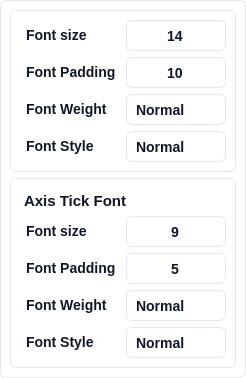
          <widget class="QFrame" name="qt_frame_buffer_group_2">
           <property name="layoutDirection">
            <enum>Qt::LeftToRight</enum>
           </property>
           <property name="autoFillBackground">
            <bool>false</bool>
           </property>
           <property name="styleSheet">
            <string notr="true">box-sizing: border-box;
display: flex;
flex-direction: column;
align-items: flex-start;
gap: 25px;
background: #FFFFFF;
border: 1px solid #E2E8F0; /* slate/200 */
border-radius: 6px;</string>
           </property>
           <property name="frameShape">
            <enum>QFrame::StyledPanel</enum>
           </property>
           <property name="frameShadow">
            <enum>QFrame::Raised</enum>
           </property>
           <layout class="QVBoxLayout" name="verticalLayout_15">
            <property name="spacing">
             <number>6</number>
            </property>
            <property name="leftMargin">
             <number>9</number>
            </property>
            <property name="topMargin">
             <number>9</number>
            </property>
            <property name="rightMargin">
             <number>9</number>
            </property>
            <property name="bottomMargin">
             <number>9</number>
            </property>
            <item>
             <widget class="QFrame" name="verticalFrame">
              <property name="styleSheet">
               <string notr="true">background: #FFFFFF;
border: 1px solid #E2E8F0; /* slate/200 */
border-radius: 6px;</string>
              </property>
              <layout class="QVBoxLayout" name="verticalLayout">
               <property name="leftMargin">
                <number>9</number>
               </property>
               <property name="topMargin">
                <number>9</number>
               </property>
               <property name="rightMargin">
                <number>9</number>
               </property>
               <property name="bottomMargin">
                <number>9</number>
               </property>
               <item>
                <layout class="QHBoxLayout" name="horizontalLayout_44" stretch="1,1">
                 <property name="leftMargin">
                  <number>0</number>
                 </property>
                 <property name="topMargin">
                  <number>0</number>
                 </property>
                 <property name="rightMargin">
                  <number>0</number>
                 </property>
                 <property name="bottomMargin">
                  <number>0</number>
                 </property>
                 <item>
                  <widget class="QLabel" name="label_54">
                   <property name="styleSheet">
                    <string notr="true"> 	border: none;
	color: #0F172A;  /* Text color */
    font-family: 'Segoe UI', sans-serif;  /* Font family */
    font-style: normal;  /* Font style */
    font-weight: 500;  /* Font weight */
    font-size: 14px;  /* Font size */
    line-height: 24px;  /* Line height */
    padding-left: 2px;  /* Padding */</string>
                   </property>
                   <property name="text">
                    <string>&lt;html&gt;&lt;head/&gt;&lt;body&gt;&lt;p&gt;Font size&lt;/p&gt;&lt;/body&gt;&lt;/html&gt;</string>
                   </property>
                  </widget>
                 </item>
                 <item>
                  <widget class="QDoubleSpinBox" name="qt_spinbox_axis_title_size">
                   <property name="sizePolicy">
                    <sizepolicy hsizetype="Minimum" vsizetype="Fixed">
                     <horstretch>0</horstretch>
                     <verstretch>0</verstretch>
                    </sizepolicy>
                   </property>
                   <property name="minimumSize">
                    <size>
                     <width>100</width>
                     <height>31</height>
                    </size>
                   </property>
                   <property name="maximumSize">
                    <size>
                     <width>250</width>
                     <height>31</height>
                    </size>
                   </property>
                   <property name="toolTip">
                    <string>&lt;html&gt;&lt;head/&gt;&lt;body&gt;&lt;p&gt;Axis Label Font Size&lt;/p&gt;&lt;/body&gt;&lt;/html&gt;</string>
                   </property>
                   <property name="styleSheet">
                    <string notr="true">QDoubleSpinBox {
	background: #FFFFFF;
	border: 1px solid #E2E8F0; /* slate/200 */
	border-radius: 6px;
	color: #0F172A;  /* Text color */
    font-family: 'Segoe UI', sans-serif;  /* Font family */
    font-style: normal;  /* Font style */
    font-weight: 500;  /* Font weight */
    font-size: 14px;  /* Font size */
}

QDoubleSpinBox:focus {
}

QDoubleSpinBox:disabled {
}

QDoubleSpinBox::up-button {
	background: #FFFFFF;
	border: none; 
	subcontrol-position: center right;
	padding-right: 10px;
}

QDoubleSpinBox::down-button {
	background: #FFFFFF;
	border: none;
	subcontrol-position: center left;
	padding-left: 10px;
}

QDoubleSpinBox::up-arrow {
	image: url(:/ui/qt/resources/buttons/add_icon.png);
	width: 20px;
    height: 20px;
}

QDoubleSpinBox::down-arrow {	
	image: url(:/ui/qt/resources/buttons/substract_icon.png);
	width: 20px;
    height: 20px;
}

QDoubleSpinBox::up-arrow:disabled, QSpinBox::up-arrow:off {
}

QDoubleSpinBox::down-arrow:disabled, QSpinBox::down-arrow:off {
}</string>
                   </property>
                   <property name="alignment">
                    <set>Qt::AlignCenter</set>
                   </property>
                   <property name="decimals">
                    <number>0</number>
                   </property>
                   <property name="minimum">
                    <double>1.000000000000000</double>
                   </property>
                   <property name="maximum">
                    <double>200.000000000000000</double>
                   </property>
                   <property name="singleStep">
                    <double>1.000000000000000</double>
                   </property>
                   <property name="value">
                    <double>14.000000000000000</double>
                   </property>
                  </widget>
                 </item>
                </layout>
               </item>
               <item>
                <layout class="QHBoxLayout" name="horizontalLayout_51" stretch="1,1">
                 <property name="leftMargin">
                  <number>0</number>
                 </property>
                 <property name="topMargin">
                  <number>0</number>
                 </property>
                 <property name="rightMargin">
                  <number>0</number>
                 </property>
                 <property name="bottomMargin">
                  <number>0</number>
                 </property>
                 <item>
                  <widget class="QLabel" name="label_55">
                   <property name="styleSheet">
                    <string notr="true"> 	border: none;
	color: #0F172A;  /* Text color */
    font-family: 'Segoe UI', sans-serif;  /* Font family */
    font-style: normal;  /* Font style */
    font-weight: 500;  /* Font weight */
    font-size: 14px;  /* Font size */
    line-height: 24px;  /* Line height */
    padding-left: 2px;  /* Padding */</string>
                   </property>
                   <property name="text">
                    <string>&lt;html&gt;&lt;head/&gt;&lt;body&gt;&lt;p&gt;Font Padding&lt;/p&gt;&lt;/body&gt;&lt;/html&gt;</string>
                   </property>
                  </widget>
                 </item>
                 <item>
                  <widget class="QDoubleSpinBox" name="qt_spinbox_axis_title_padding">
                   <property name="sizePolicy">
                    <sizepolicy hsizetype="Minimum" vsizetype="Fixed">
                     <horstretch>0</horstretch>
                     <verstretch>0</verstretch>
                    </sizepolicy>
                   </property>
                   <property name="minimumSize">
                    <size>
                     <width>100</width>
                     <height>31</height>
                    </size>
                   </property>
                   <property name="maximumSize">
                    <size>
                     <width>250</width>
                     <height>31</height>
                    </size>
                   </property>
                   <property name="toolTip">
                    <string>&lt;html&gt;&lt;head/&gt;&lt;body&gt;&lt;p&gt;Axis Label Padding&lt;/p&gt;&lt;/body&gt;&lt;/html&gt;</string>
                   </property>
                   <property name="styleSheet">
                    <string notr="true">QDoubleSpinBox {
	background: #FFFFFF;
	border: 1px solid #E2E8F0; /* slate/200 */
	border-radius: 6px;
	color: #0F172A;  /* Text color */
    font-family: 'Segoe UI', sans-serif;  /* Font family */
    font-style: normal;  /* Font style */
    font-weight: 500;  /* Font weight */
    font-size: 14px;  /* Font size */
}

QDoubleSpinBox:focus {
}

QDoubleSpinBox:disabled {
}

QDoubleSpinBox::up-button {
	background: #FFFFFF;
	border: none; 
	subcontrol-position: center right;
	padding-right: 10px;
}

QDoubleSpinBox::down-button {
	background: #FFFFFF;
	border: none;
	subcontrol-position: center left;
	padding-left: 10px;
}

QDoubleSpinBox::up-arrow {
	image: url(:/ui/qt/resources/buttons/add_icon.png);
	width: 20px;
    height: 20px;
}

QDoubleSpinBox::down-arrow {	
	image: url(:/ui/qt/resources/buttons/substract_icon.png);
	width: 20px;
    height: 20px;
}

QDoubleSpinBox::up-arrow:disabled, QSpinBox::up-arrow:off {
}

QDoubleSpinBox::down-arrow:disabled, QSpinBox::down-arrow:off {
}</string>
                   </property>
                   <property name="alignment">
                    <set>Qt::AlignCenter</set>
                   </property>
                   <property name="decimals">
                    <number>0</number>
                   </property>
                   <property name="minimum">
                    <double>1.000000000000000</double>
                   </property>
                   <property name="maximum">
                    <double>200.000000000000000</double>
                   </property>
                   <property name="singleStep">
                    <double>1.000000000000000</double>
                   </property>
                   <property name="value">
                    <double>10.000000000000000</double>
                   </property>
                  </widget>
                 </item>
                </layout>
               </item>
               <item>
                <layout class="QHBoxLayout" name="horizontalLayout_63" stretch="1,1">
                 <property name="leftMargin">
                  <number>0</number>
                 </property>
                 <property name="topMargin">
                  <number>0</number>
                 </property>
                 <property name="rightMargin">
                  <number>0</number>
                 </property>
                 <property name="bottomMargin">
                  <number>0</number>
                 </property>
                 <item>
                  <widget class="QLabel" name="label_56">
                   <property name="styleSheet">
                    <string notr="true"> 	border: none;
	color: #0F172A;  /* Text color */
    font-family: 'Segoe UI', sans-serif;  /* Font family */
    font-style: normal;  /* Font style */
    font-weight: 500;  /* Font weight */
    font-size: 14px;  /* Font size */
    line-height: 24px;  /* Line height */
    padding-left: 2px;  /* Padding */</string>
                   </property>
                   <property name="text">
                    <string>&lt;html&gt;&lt;head/&gt;&lt;body&gt;&lt;p&gt;Font Weight&lt;/p&gt;&lt;/body&gt;&lt;/html&gt;</string>
                   </property>
                  </widget>
                 </item>
                 <item>
                  <widget class="QComboBox" name="qt_combo_axis_font_weight">
                   <property name="minimumSize">
                    <size>
                     <width>100</width>
                     <height>31</height>
                    </size>
                   </property>
                   <property name="maximumSize">
                    <size>
                     <width>250</width>
                     <height>16777215</height>
                    </size>
                   </property>
                   <property name="styleSheet">
                    <string notr="true">QComboBox {
	background: #FFFFFF;
	border: 1px solid #E2E8F0; /* slate/200 */
	border-radius: 6px;
	padding-left: 9px;
	color: #0F172A;  /* Text color */
    font-family: 'Segoe UI', sans-serif;  /* Font family */
    font-style: normal;  /* Font style */
    font-weight: 500;  /* Font weight */
    font-size: 14px;  /* Font size */
}

/* Drop-down button */
QComboBox::drop-down {
    border: none;	
}

/* Down arrow */
QComboBox::down-arrow {
    image: url(:/ui/qt/resources/checkbox/down_icon.png);
	padding-right: 12px;
}

/* Down arrow when disabled */
QComboBox::down-arrow:disabled {
}

/* Drop-down items */
QComboBox QAbstractItemView {
    border: 1px solid #E2E8F0; /* slate/200 */
    selection-background-color: #F1F5F9;
}

/* Individual items */
QComboBox::item {
    background-color: white;
    color: #0F172A;
}</string>
                   </property>
                   <property name="currentIndex">
                    <number>1</number>
                   </property>
                   <item>
                    <property name="text">
                     <string>Light</string>
                    </property>
                   </item>
                   <item>
                    <property name="text">
                     <string>Normal</string>
                    </property>
                   </item>
                   <item>
                    <property name="text">
                     <string>Bold</string>
                    </property>
                   </item>
                  </widget>
                 </item>
                </layout>
               </item>
               <item>
                <layout class="QHBoxLayout" name="horizontalLayout_64" stretch="1,1">
                 <property name="leftMargin">
                  <number>0</number>
                 </property>
                 <property name="topMargin">
                  <number>0</number>
                 </property>
                 <property name="rightMargin">
                  <number>0</number>
                 </property>
                 <property name="bottomMargin">
                  <number>0</number>
                 </property>
                 <item>
                  <widget class="QLabel" name="label_57">
                   <property name="styleSheet">
                    <string notr="true"> 	border: none;
	color: #0F172A;  /* Text color */
    font-family: 'Segoe UI', sans-serif;  /* Font family */
    font-style: normal;  /* Font style */
    font-weight: 500;  /* Font weight */
    font-size: 14px;  /* Font size */
    line-height: 24px;  /* Line height */
    padding-left: 2px;  /* Padding */</string>
                   </property>
                   <property name="text">
                    <string>&lt;html&gt;&lt;head/&gt;&lt;body&gt;&lt;p&gt;Font Style&lt;/p&gt;&lt;/body&gt;&lt;/html&gt;</string>
                   </property>
                  </widget>
                 </item>
                 <item>
                  <widget class="QComboBox" name="qt_combo_axis_font_style">
                   <property name="minimumSize">
                    <size>
                     <width>100</width>
                     <height>31</height>
                    </size>
                   </property>
                   <property name="maximumSize">
                    <size>
                     <width>250</width>
                     <height>16777215</height>
                    </size>
                   </property>
                   <property name="styleSheet">
                    <string notr="true">QComboBox {
	background: #FFFFFF;
	border: 1px solid #E2E8F0; /* slate/200 */
	border-radius: 6px;
	padding-left: 9px;
	color: #0F172A;  /* Text color */
    font-family: 'Segoe UI', sans-serif;  /* Font family */
    font-style: normal;  /* Font style */
    font-weight: 500;  /* Font weight */
    font-size: 14px;  /* Font size */

}

/* Drop-down button */
QComboBox::drop-down {
    border: none;	
}

/* Down arrow */
QComboBox::down-arrow {
    image: url(:/ui/qt/resources/checkbox/down_icon.png);
	padding-right: 12px;
}

/* Down arrow when disabled */
QComboBox::down-arrow:disabled {
}

/* Drop-down items */
QComboBox QAbstractItemView {
    border: 1px solid #E2E8F0; /* slate/200 */
    selection-background-color: #F1F5F9;
}

/* Individual items */
QComboBox::item {
    background-color: white;
    color: #0F172A;
}</string>
                   </property>
                   <property name="currentIndex">
                    <number>0</number>
                   </property>
                   <item>
                    <property name="text">
                     <string>Normal</string>
                    </property>
                   </item>
                   <item>
                    <property name="text">
                     <string>Italic</string>
                    </property>
                   </item>
                   <item>
                    <property name="text">
                     <string>Oblique</string>
                    </property>
                   </item>
                  </widget>
                 </item>
                </layout>
               </item>
              </layout>
             </widget>
            </item>
            <item>
             <widget class="QFrame" name="verticalFrame_8">
              <property name="styleSheet">
               <string notr="true">background: #FFFFFF;
border: 1px solid #E2E8F0; /* slate/200 */
border-radius: 6px;</string>
              </property>
              <layout class="QVBoxLayout" name="verticalLayout_11">
               <property name="leftMargin">
                <number>9</number>
               </property>
               <property name="topMargin">
                <number>9</number>
               </property>
               <property name="rightMargin">
                <number>9</number>
               </property>
               <property name="bottomMargin">
                <number>9</number>
               </property>
               <item>
                <widget class="QLabel" name="label_58">
                 <property name="styleSheet">
                  <string notr="true"> 	border: none;
	color: #0F172A;  /* Text color */
    font-family: 'Segoe UI', sans-serif;  /* Font family */
    font-style: normal;  /* Font style */
    font-weight: 500;  /* Font weight */
    font-size: 15px;  /* Font size */
    line-height: 24px;  /* Line height */
    padding-top: 4px;  /* Padding */</string>
                 </property>
                 <property name="text">
                  <string>&lt;html&gt;&lt;head/&gt;&lt;body&gt;&lt;p&gt;Axis Tick Font&lt;/p&gt;&lt;/body&gt;&lt;/html&gt;</string>
                 </property>
                </widget>
               </item>
               <item>
                <layout class="QHBoxLayout" name="horizontalLayout_47" stretch="1,1">
                 <property name="leftMargin">
                  <number>0</number>
                 </property>
                 <property name="topMargin">
                  <number>0</number>
                 </property>
                 <property name="rightMargin">
                  <number>0</number>
                 </property>
                 <property name="bottomMargin">
                  <number>0</number>
                 </property>
                 <item>
                  <widget class="QLabel" name="label_59">
                   <property name="styleSheet">
                    <string notr="true"> 	border: none;
	color: #0F172A;  /* Text color */
    font-family: 'Segoe UI', sans-serif;  /* Font family */
    font-style: normal;  /* Font style */
    font-weight: 500;  /* Font weight */
    font-size: 14px;  /* Font size */
    line-height: 24px;  /* Line height */
    padding-left: 2px;  /* Padding */</string>
                   </property>
                   <property name="text">
                    <string>&lt;html&gt;&lt;head/&gt;&lt;body&gt;&lt;p&gt;Font size&lt;/p&gt;&lt;/body&gt;&lt;/html&gt;</string>
                   </property>
                  </widget>
                 </item>
                 <item>
                  <widget class="QDoubleSpinBox" name="qt_spinbox_tick_size">
                   <property name="sizePolicy">
                    <sizepolicy hsizetype="Minimum" vsizetype="Fixed">
                     <horstretch>0</horstretch>
                     <verstretch>0</verstretch>
                    </sizepolicy>
                   </property>
                   <property name="minimumSize">
                    <size>
                     <width>100</width>
                     <height>31</height>
                    </size>
                   </property>
                   <property name="maximumSize">
                    <size>
                     <width>250</width>
                     <height>31</height>
                    </size>
                   </property>
                   <property name="toolTip">
                    <string>&lt;html&gt;&lt;head/&gt;&lt;body&gt;&lt;p&gt;Font Size&lt;/p&gt;&lt;/body&gt;&lt;/html&gt;</string>
                   </property>
                   <property name="styleSheet">
                    <string notr="true">QDoubleSpinBox {
	background: #FFFFFF;
	border: 1px solid #E2E8F0; /* slate/200 */
	border-radius: 6px;
	color: #0F172A;  /* Text color */
    font-family: 'Segoe UI', sans-serif;  /* Font family */
    font-style: normal;  /* Font style */
    font-weight: 500;  /* Font weight */
    font-size: 14px;  /* Font size */
}

QDoubleSpinBox:focus {
}

QDoubleSpinBox:disabled {
}

QDoubleSpinBox::up-button {
	background: #FFFFFF;
	border: none; 
	subcontrol-position: center right;
	padding-right: 10px;
}

QDoubleSpinBox::down-button {
	background: #FFFFFF;
	border: none;
	subcontrol-position: center left;
	padding-left: 10px;
}

QDoubleSpinBox::up-arrow {
	image: url(:/ui/qt/resources/buttons/add_icon.png);
	width: 20px;
    height: 20px;
}

QDoubleSpinBox::down-arrow {	
	image: url(:/ui/qt/resources/buttons/substract_icon.png);
	width: 20px;
    height: 20px;
}

QDoubleSpinBox::up-arrow:disabled, QSpinBox::up-arrow:off {
}

QDoubleSpinBox::down-arrow:disabled, QSpinBox::down-arrow:off {
}</string>
                   </property>
                   <property name="alignment">
                    <set>Qt::AlignCenter</set>
                   </property>
                   <property name="decimals">
                    <number>0</number>
                   </property>
                   <property name="minimum">
                    <double>1.000000000000000</double>
                   </property>
                   <property name="maximum">
                    <double>200.000000000000000</double>
                   </property>
                   <property name="singleStep">
                    <double>1.000000000000000</double>
                   </property>
                   <property name="value">
                    <double>9.000000000000000</double>
                   </property>
                  </widget>
                 </item>
                </layout>
               </item>
               <item>
                <layout class="QHBoxLayout" name="horizontalLayout_65" stretch="1,1">
                 <property name="leftMargin">
                  <number>0</number>
                 </property>
                 <property name="topMargin">
                  <number>0</number>
                 </property>
                 <property name="rightMargin">
                  <number>0</number>
                 </property>
                 <property name="bottomMargin">
                  <number>0</number>
                 </property>
                 <item>
                  <widget class="QLabel" name="label_60">
                   <property name="styleSheet">
                    <string notr="true"> 	border: none;
	color: #0F172A;  /* Text color */
    font-family: 'Segoe UI', sans-serif;  /* Font family */
    font-style: normal;  /* Font style */
    font-weight: 500;  /* Font weight */
    font-size: 14px;  /* Font size */
    line-height: 24px;  /* Line height */
    padding-left: 2px;  /* Padding */</string>
                   </property>
                   <property name="text">
                    <string>&lt;html&gt;&lt;head/&gt;&lt;body&gt;&lt;p&gt;Font Padding&lt;/p&gt;&lt;/body&gt;&lt;/html&gt;</string>
                   </property>
                  </widget>
                 </item>
                 <item>
                  <widget class="QDoubleSpinBox" name="qt_spinbox_tick_label_padding">
                   <property name="sizePolicy">
                    <sizepolicy hsizetype="Minimum" vsizetype="Fixed">
                     <horstretch>0</horstretch>
                     <verstretch>0</verstretch>
                    </sizepolicy>
                   </property>
                   <property name="minimumSize">
                    <size>
                     <width>100</width>
                     <height>31</height>
                    </size>
                   </property>
                   <property name="maximumSize">
                    <size>
                     <width>250</width>
                     <height>31</height>
                    </size>
                   </property>
                   <property name="toolTip">
                    <string>&lt;html&gt;&lt;head/&gt;&lt;body&gt;&lt;p&gt;Tick Label Padding&lt;/p&gt;&lt;/body&gt;&lt;/html&gt;</string>
                   </property>
                   <property name="styleSheet">
                    <string notr="true">QDoubleSpinBox {
	background: #FFFFFF;
	border: 1px solid #E2E8F0; /* slate/200 */
	border-radius: 6px;
	color: #0F172A;  /* Text color */
    font-family: 'Segoe UI', sans-serif;  /* Font family */
    font-style: normal;  /* Font style */
    font-weight: 500;  /* Font weight */
    font-size: 14px;  /* Font size */
}

QDoubleSpinBox:focus {
}

QDoubleSpinBox:disabled {
}

QDoubleSpinBox::up-button {
	background: #FFFFFF;
	border: none; 
	subcontrol-position: center right;
	padding-right: 10px;
}

QDoubleSpinBox::down-button {
	background: #FFFFFF;
	border: none;
	subcontrol-position: center left;
	padding-left: 10px;
}

QDoubleSpinBox::up-arrow {
	image: url(:/ui/qt/resources/buttons/add_icon.png);
	width: 20px;
    height: 20px;
}

QDoubleSpinBox::down-arrow {	
	image: url(:/ui/qt/resources/buttons/substract_icon.png);
	width: 20px;
    height: 20px;
}

QDoubleSpinBox::up-arrow:disabled, QSpinBox::up-arrow:off {
}

QDoubleSpinBox::down-arrow:disabled, QSpinBox::down-arrow:off {
}</string>
                   </property>
                   <property name="alignment">
                    <set>Qt::AlignCenter</set>
                   </property>
                   <property name="decimals">
                    <number>0</number>
                   </property>
                   <property name="minimum">
                    <double>1.000000000000000</double>
                   </property>
                   <property name="maximum">
                    <double>200.000000000000000</double>
                   </property>
                   <property name="singleStep">
                    <double>1.000000000000000</double>
                   </property>
                   <property name="value">
                    <double>5.000000000000000</double>
                   </property>
                  </widget>
                 </item>
                </layout>
               </item>
               <item>
                <layout class="QHBoxLayout" name="horizontalLayout_66" stretch="1,0">
                 <property name="leftMargin">
                  <number>0</number>
                 </property>
                 <property name="topMargin">
                  <number>0</number>
                 </property>
                 <property name="rightMargin">
                  <number>0</number>
                 </property>
                 <property name="bottomMargin">
                  <number>0</number>
                 </property>
                 <item>
                  <widget class="QLabel" name="label_61">
                   <property name="styleSheet">
                    <string notr="true"> 	border: none;
	color: #0F172A;  /* Text color */
    font-family: 'Segoe UI', sans-serif;  /* Font family */
    font-style: normal;  /* Font style */
    font-weight: 500;  /* Font weight */
    font-size: 14px;  /* Font size */
    line-height: 24px;  /* Line height */
    padding-left: 2px;  /* Padding */</string>
                   </property>
                   <property name="text">
                    <string>&lt;html&gt;&lt;head/&gt;&lt;body&gt;&lt;p&gt;Font Weight&lt;/p&gt;&lt;/body&gt;&lt;/html&gt;</string>
                   </property>
                  </widget>
                 </item>
                 <item>
                  <widget class="QComboBox" name="qt_combo_tick_font_weight">
                   <property name="minimumSize">
                    <size>
                     <width>100</width>
                     <height>31</height>
                    </size>
                   </property>
                   <property name="maximumSize">
                    <size>
                     <width>250</width>
                     <height>16777215</height>
                    </size>
                   </property>
                   <property name="styleSheet">
                    <string notr="true">QComboBox {
	background: #FFFFFF;
	border: 1px solid #E2E8F0; /* slate/200 */
	border-radius: 6px;
	padding-left: 9px;
	color: #0F172A;  /* Text color */
    font-family: 'Segoe UI', sans-serif;  /* Font family */
    font-style: normal;  /* Font style */
    font-weight: 500;  /* Font weight */
    font-size: 14px;  /* Font size */
}

/* Drop-down button */
QComboBox::drop-down {
    border: none;	
}

/* Down arrow */
QComboBox::down-arrow {
    image: url(:/ui/qt/resources/checkbox/down_icon.png);
	padding-right: 12px;
}

/* Down arrow when disabled */
QComboBox::down-arrow:disabled {
}

/* Drop-down items */
QComboBox QAbstractItemView {
    border: 1px solid #E2E8F0; /* slate/200 */
    selection-background-color: #F1F5F9;
}

/* Individual items */
QComboBox::item {
    background-color: white;
    color: #0F172A;
}</string>
                   </property>
                   <property name="currentIndex">
                    <number>1</number>
                   </property>
                   <item>
                    <property name="text">
                     <string>Light</string>
                    </property>
                   </item>
                   <item>
                    <property name="text">
                     <string>Normal</string>
                    </property>
                   </item>
                   <item>
                    <property name="text">
                     <string>Bold</string>
                    </property>
                   </item>
                  </widget>
                 </item>
                </layout>
               </item>
               <item>
                <layout class="QHBoxLayout" name="horizontalLayout_67" stretch="1,0">
                 <property name="leftMargin">
                  <number>0</number>
                 </property>
                 <property name="topMargin">
                  <number>0</number>
                 </property>
                 <property name="rightMargin">
                  <number>0</number>
                 </property>
                 <property name="bottomMargin">
                  <number>0</number>
                 </property>
                 <item>
                  <widget class="QLabel" name="label_62">
                   <property name="styleSheet">
                    <string notr="true"> 	border: none;
	color: #0F172A;  /* Text color */
    font-family: 'Segoe UI', sans-serif;  /* Font family */
    font-style: normal;  /* Font style */
    font-weight: 500;  /* Font weight */
    font-size: 14px;  /* Font size */
    line-height: 24px;  /* Line height */
    padding-left: 2px;  /* Padding */</string>
                   </property>
                   <property name="text">
                    <string>&lt;html&gt;&lt;head/&gt;&lt;body&gt;&lt;p&gt;Font Style&lt;/p&gt;&lt;/body&gt;&lt;/html&gt;</string>
                   </property>
                  </widget>
                 </item>
                 <item>
                  <widget class="QComboBox" name="qt_combo_tick_font_style">
                   <property name="minimumSize">
                    <size>
                     <width>100</width>
                     <height>31</height>
                    </size>
                   </property>
                   <property name="maximumSize">
                    <size>
                     <width>250</width>
                     <height>16777215</height>
                    </size>
                   </property>
                   <property name="styleSheet">
                    <string notr="true">QComboBox {
	background: #FFFFFF;
	border: 1px solid #E2E8F0; /* slate/200 */
	border-radius: 6px;
	padding-left: 9px;
	color: #0F172A;  /* Text color */
    font-family: 'Segoe UI', sans-serif;  /* Font family */
    font-style: normal;  /* Font style */
    font-weight: 500;  /* Font weight */
    font-size: 14px;  /* Font size */

}

/* Drop-down button */
QComboBox::drop-down {
    border: none;	
}

/* Down arrow */
QComboBox::down-arrow {
    image: url(:/ui/qt/resources/checkbox/down_icon.png);
	padding-right: 12px;
}

/* Down arrow when disabled */
QComboBox::down-arrow:disabled {
}

/* Drop-down items */
QComboBox QAbstractItemView {
    border: 1px solid #E2E8F0; /* slate/200 */
    selection-background-color: #F1F5F9;
}

/* Individual items */
QComboBox::item {
    background-color: white;
    color: #0F172A;
}</string>
                   </property>
                   <property name="currentIndex">
                    <number>0</number>
                   </property>
                   <item>
                    <property name="text">
                     <string>Normal</string>
                    </property>
                   </item>
                   <item>
                    <property name="text">
                     <string>Italic</string>
                    </property>
                   </item>
                   <item>
                    <property name="text">
                     <string>Oblique</string>
                    </property>
                   </item>
                  </widget>
                 </item>
                </layout>
               </item>
              </layout>
             </widget>
            </item>
            <item>
             <spacer name="verticalSpacer_2">
              <property name="orientation">
               <enum>Qt::Vertical</enum>
              </property>
              <property name="sizeHint" stdset="0">
               <size>
                <width>0</width>
                <height>0</height>
               </size>
              </property>
             </spacer>
            </item>
           </layout>
          </widget>
